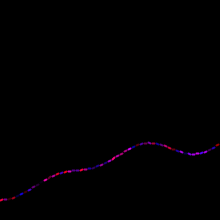
Frame 1 (no input)
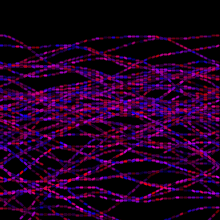
Frame 60 (the mouse pressed at the canvas centre just before this capture)
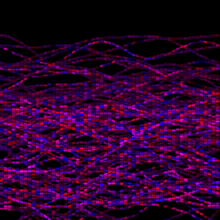
Frame 120 (the mouse held since frame 60 and released just before this capture)

The Processing sketch that drew these frames (run headless with seeded random() and noise(); from frame 60 on, the mouse is pressed at the canvas centre):

// Processing sketch: processing_36505
// ── processing_36505.pde



/**
 *thanks to the Noise1D exemple. 
 
 */

float xoff = 0.0;
float xincrement = 0.005; 
float n=0;
void setup() {
  size(220, 220);

  background(0);

  smooth();
}

void draw()
{
  noStroke();
  fill(0, 3);
  rect(0, 0, width, height);


  strokeJoin(BEVEL);
  strokeWeight(2); 

  beginShape(LINES);
 for (int i=0; i<width; i+=2) {  

    // Get a noise value based on xoff and scale it according to the window's height
    n = noise(xoff)*(1.5 *height);
 // With each cycle, increment xoff
    xoff += xincrement;
    //randomize shape color
    stroke(random(0, 255), 0, random(0, 255));
    //point(i,n);
    vertex(i, n);
  }

  endShape();
}
